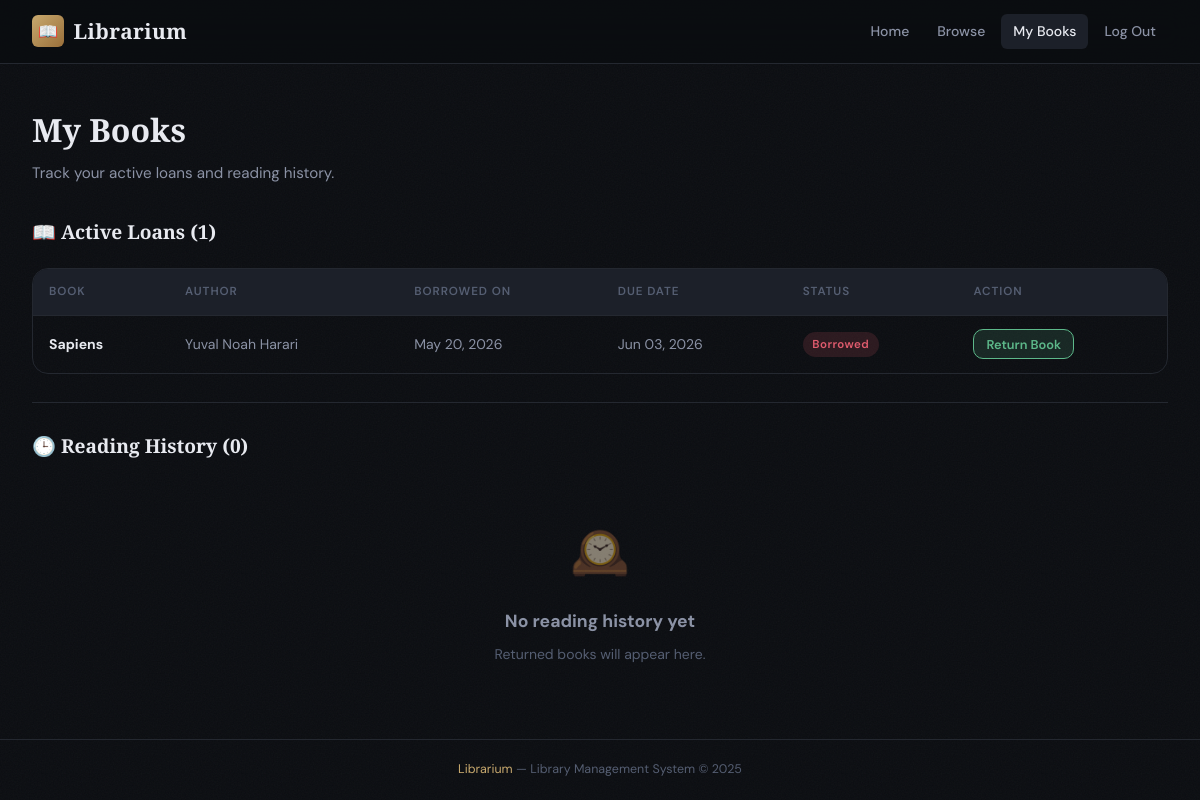
/my-borrowings (signed in), run on the app's committed database.
### models.py (models this page shows, shortened)
class Borrowing(db.Model):
    __tablename__ = "borrowings"
    id = db.Column(db.Integer, primary_key=True)
    user_id = db.Column(db.Integer, db.ForeignKey("users.id"), nullable=False, index=True)
    book_id = db.Column(db.Integer, db.ForeignKey("books.id"), nullable=False, index=True)
    borrow_date = db.Column(db.DateTime, default=datetime.utcnow, nullable=False)
    due_date = db.Column(db.DateTime, nullable=True)
    return_date = db.Column(db.DateTime, nullable=True)
    status = db.Column(db.String(20), default="borrowed", nullable=False)  # 'borrowed' | 'returned' | 'overdue'
    @property
    def is_overdue(self):
        if self.status == "borrowed" and self.due_date:
            return datetime.utcnow() > self.due_date
        return False

class Book(db.Model):
    __tablename__ = "books"
    id = db.Column(db.Integer, primary_key=True)
    title = db.Column(db.String(200), nullable=False)
    author = db.Column(db.String(150), nullable=False)
    isbn = db.Column(db.String(20), unique=True, nullable=False, index=True)
    genre = db.Column(db.String(80), nullable=True)
    description = db.Column(db.Text, nullable=True)
    availability_status = db.Column(db.Boolean, default=True, nullable=False)  # True = available
    added_at = db.Column(db.DateTime, default=datetime.utcnow)
    borrowings = db.relationship("Borrowing", backref="book", lazy="dynamic")

### routes.py (the view)
@main.route("/my-borrowings")
@login_required
def my_borrowings():
    user = current_user()
    if user.is_admin:
        return redirect(url_for("main.dashboard"))
    active = (
        Borrowing.query
        .filter_by(user_id=user.id, status="borrowed")
        .order_by(Borrowing.borrow_date.desc())
        .all()
    )
    history = (
        Borrowing.query
        .filter_by(user_id=user.id, status="returned")
        .order_by(Borrowing.return_date.desc())
        .all()
    )
    return render_template("my_borrowings.html", active=active, history=history, now=datetime.utcnow())

### models.py (called while the page is built)
    @property
    def is_admin(self):
        return self.role == "admin"

### routes.py (called while the page is built)
def login_required(f): # www.xxx.com-sds-sdsd-sd
    @wraps(f)
    def decorated(*args, **kwargs):
        if "user_id" not in session:
            flash("Please log in to continue.", "warning")
            return redirect(url_for("main.login"))
        return f(*args, **kwargs)
    return decorated

def current_user():
    if "user_id" in session:
        return User.query.get(session["user_id"])
    return None

@main.context_processor
def inject_user():
    return {"current_user": current_user()}

### templates/my_borrowings.html (shortened to what this page needs)
{% extends "base.html" %}
{% block content %}
<div class="page-header">
  <h1>My Books</h1>
  <p>Track your active loans and reading history.</p>
</div>
<div class="section-header">
  <span class="section-title">📖 Active Loans ({{ active|length }})</span>
</div>
{% if active %}
<div class="table-wrap mb-2">
  <table>
    <thead>
      <tr><th>Book</th><th>Author</th><th>Borrowed On</th><th>Due Date</th><th>Status</th><th>Action</th></tr>
    </thead>
    <tbody>
      {% for b in active %}
      <tr>
        <td><strong>{{ b.book.title }}</strong></td>
        <td>{{ b.book.author }}</td>
        <td>{{ b.borrow_date.strftime('%b %d, %Y') }}</td>
        <td class="{% if b.is_overdue %}text-danger{% endif %}">
          {{ b.due_date.strftime('%b %d, %Y') if b.due_date else '—' }}
        </td>
        <td>
          {% if b.is_overdue %}
            <span class="badge badge-overdue">Overdue</span>
          {% else %}
            <span class="badge badge-borrowed">Borrowed</span>
          {% endif %}
        </td>
        <td>
          <form method="POST" action="{{ url_for('main.return_book', borrowing_id=b.id) }}">
            <button type="submit" class="btn btn-success btn-sm">Return Book</button>
          </form>
        </td>
      </tr>
      {% endfor %}
    </tbody>
  </table>
</div>
{% endif %}
<div class="divider"></div>
<div class="section-header">
  <span class="section-title">🕒 Reading History ({{ history|length }})</span>
</div>
{% if history %}
<div class="table-wrap">
  <table>
    <thead>
      <tr><th>Book</th><th>Author</th><th>Borrowed</th><th>Returned</th><th>Status</th></tr>
    </thead>
    <tbody>
      {% for b in history %}
      <tr>
        <td><strong>{{ b.book.title }}</strong></td>
        <td>{{ b.book.author }}</td>
        <td>{{ b.borrow_date.strftime('%b %d, %Y') }}</td>
        <td>{{ b.return_date.strftime('%b %d, %Y') if b.return_date else '—' }}</td>
        <td><span class="badge badge-returned">Returned</span></td>
      </tr>
      {% endfor %}
    </tbody>
  </table>
</div>
{% else %}
<div class="empty-state" style="padding:2rem">
  <div class="empty-state-icon">🕰️</div>
  <h3>No reading history yet</h3>
  <p>Returned books will appear here.</p>
</div>
{% endif %}
{% endblock %}

### static/css/style.css (style rules this page uses)
*, *::before, *::after { box-sizing: border-box; margin: 0; padding: 0; }
:root { --bg-base: #0b0d11; --bg-surface: #111318; --bg-card: #161a21; --bg-elevated: #1c2029; --border: #242830; --border-glow: #2e3545; --text-primary: #e8eaf0; --text-secondary: #8b92a5; --text-muted: #555e72; --accent: #c8a96e; --accent-dim: rgba(200,169,110,.15); --accent-hover:#dfc08a; --danger: #e05c6e; --danger-dim: rgba(224,92,110,.15); --success: #5db88a; --success-dim: rgba(93,184,138,.15); --info: #5b9bd5; --info-dim: rgba(91,155,213,.15); --warning: #e0a040; --radius-sm: 6px; --radius: 10px; --radius-lg: 16px; --shadow: 0 4px 24px rgba(0,0,0,.45); --shadow-lg: 0 8px 48px rgba(0,0,0,.6); --font-display: 'Playfair Display', Georgia, serif; --font-body: 'DM Sans', system-ui, sans-serif; --font-mono: 'DM Mono', monospace; }
html { font-size: 16px; scroll-behavior: smooth; }
body { background: var(--bg-base); color: var(--text-primary); font-family: var(--font-body); font-weight: 400; line-height: 1.6; min-height: 100vh; display: flex; flex-direction: column; }
body::before { content: ''; position: fixed; inset: 0; z-index: 0; pointer-events: none; background-size: 200px; }
.btn { display: inline-flex; align-items: center; gap: .4rem; padding: .55rem 1.1rem; font-family: var(--font-body); font-size: .875rem; font-weight: 600; border: none; border-radius: var(--radius); cursor: pointer; text-decoration: none; transition: all .2s; white-space: nowrap; }
.btn-success { background: var(--success-dim); color: var(--success); border: 1px solid var(--success); }
.btn-sm { padding: .35rem .75rem; font-size: .8rem; }
.table-wrap { overflow-x: auto; border-radius: var(--radius-lg); border: 1px solid var(--border); }
table { width: 100%; border-collapse: collapse; }
th { background: var(--bg-elevated); color: var(--text-muted); font-size: .73rem; font-weight: 600; letter-spacing: .08em; text-transform: uppercase; padding: .85rem 1rem; text-align: left; }
td { padding: .85rem 1rem; border-top: 1px solid var(--border); font-size: .875rem; color: var(--text-secondary); }
td strong { color: var(--text-primary); }
.badge { display: inline-flex; align-items: center; padding: .2rem .6rem; border-radius: 999px; font-size: .72rem; font-weight: 600; letter-spacing: .04em; }
.badge-borrowed { background: var(--danger-dim); color: var(--danger); }
.page-header { margin-bottom: 2rem; }
.page-header h1 { font-family: var(--font-display); font-size: 2rem; font-weight: 700; color: var(--text-primary); }
.page-header p { color: var(--text-secondary); font-size: .95rem; margin-top: .35rem; }
.section-header { display: flex; align-items: center; justify-content: space-between; margin-bottom: 1.25rem; }
.section-title { font-family: var(--font-display); font-size: 1.2rem; font-weight: 600; color: var(--text-primary); }
.divider { height: 1px; background: var(--border); margin: 1.75rem 0; }
.empty-state { text-align: center; padding: 4rem 2rem; color: var(--text-muted); }
.empty-state-icon { font-size: 3rem; margin-bottom: 1rem; opacity: .5; }
.empty-state h3 { color: var(--text-secondary); font-size: 1.1rem; margin-bottom: .5rem; }
.empty-state p { font-size: .875rem; }
.mb-2 { margin-bottom: 1rem; }

### data on the page
Borrowing: book "Sapiens", book.author "Yuval Noah Harari", borrow_date "May 20, 2026", due_date "Jun 03, 2026", status "Borrowed"

### other printed values
{{ active|length }} "1"
{{ history|length }} "0"
{{ 2025 }} "2025"
